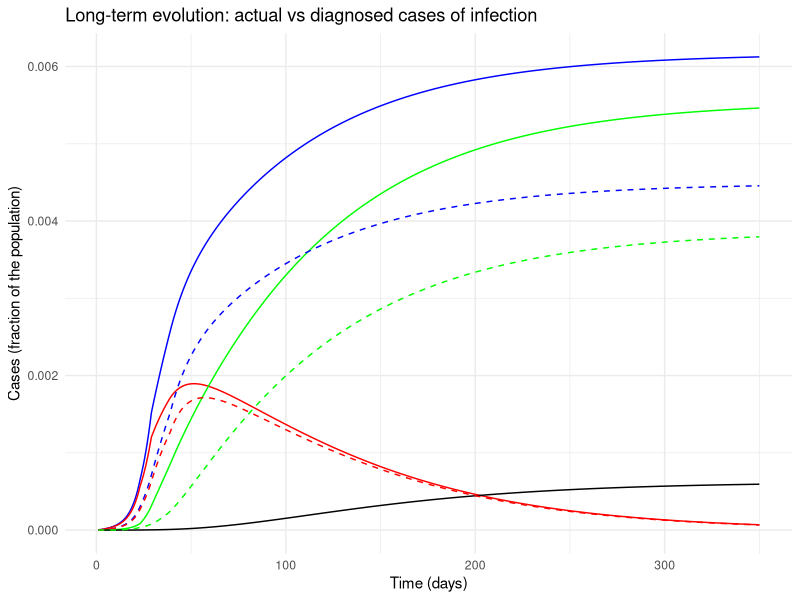

Source code (R):
## ---- chunk 1
#######################################
# DATA
#######################################

# Italian population
population <- 60e6

# Data from 20 February to 5 April (46 days):
# Total Cases
TotalCases <- c(3, 20, 79, 132, 219, 322, 400, 650, 888, 1128, 1694, 2036, 2502, 3089, 3858, 4636, 5883, 7375, 9172, 10149, 12462, 15113, 17660, 21157, 24747, 27980, 31506, 35713, 41035, 47021, 53578, 59138, 63927, 69176, 74386, 80539, 86498, 92472, 97689, 101739, 105792, 110574, 115242, 119827, 124632, 128948) / population # D+R+T+E+diagnosed_H
# Deaths
Deaths <- c(0, 1, 2, 2, 5, 10, 12, 17, 21, 29, 34, 52, 79, 107, 148, 197, 233, 366, 463, 631, 827, 1016, 1266, 1441, 1809, 2158, 2503, 2978, 3405, 4032, 4825, 5476, 6077, 6820, 7503, 8165, 9134, 10023, 10779, 11591, 12428, 13155, 13915, 14681, 15362, 15887) / population # E
# Recovered
Recovered <- c(0, 0, 0, 1, 1, 1, 3, 45, 46, 50, 83, 149, 160, 276, 414, 523, 589, 622, 724, 1004, 1045, 1258, 1439, 1966, 2335, 2749, 2941, 4025, 4440, 5129, 6072, 7024, 7432, 8326, 9362, 10361, 10950, 12384, 13030, 14620, 15729, 16847, 18278, 19758, 20996, 21815) / population # H_diagnosed
# Currently Positive
Positive <- c(3, 19, 77, 129, 213, 311, 385, 588, 821, 1049, 1577, 1835, 2263, 2706, 3296, 3916, 5061, 6387, 7985, 8514, 10590, 12839, 14955, 17750, 20603, 23073, 26062, 28710, 33190, 37860, 42681, 46638, 50418, 54030, 57521, 62013, 66414, 70065, 73880, 75528, 77635, 80572, 83049, 85388, 88274, 91246) / population # D+R+T

# Data from 23 February to 5 April (from day 4 to day 46)
# Currently positive: isolated at home
HomeIsolation <- c(49, 91, 162, 221, 284, 412, 543, 798, 927, 1000, 1065, 1155, 1060, 1843, 2180, 2936, 2599, 3724, 5036, 6201, 7860, 9268, 10197, 11108, 12090, 14935, 19185, 22116, 23783, 26522, 28697, 30920, 33648, 36653, 39533, 42588, 43752, 45420, 48134, 50456, 52579, 55270, 58320) / population # D
# Currently positive: hospitalised
Hospitalised <- c(54, 99, 114, 128, 248, 345, 401, 639, 742, 1034, 1346, 1790, 2394, 2651, 3557, 4316, 5038, 5838, 6650, 7426, 8372, 9663, 11025, 12894, 14363, 15757, 16020, 17708, 19846, 20692, 21937, 23112, 24753, 26029, 26676, 27386, 27795, 28192, 28403, 28540, 28741, 29010, 28949) / population # R
# Currently positive: ICU
ICU <- c(26, 23, 35, 36, 56, 64, 105, 140, 166, 229, 295, 351, 462, 567, 650, 733, 877, 1028, 1153, 1328, 1518, 1672, 1851, 2060, 2257, 2498, 2655, 2857, 3009, 3204, 3396, 3489, 3612, 3732, 3856, 3906, 3981, 4023, 4035, 4053, 4068, 3994, 3977) / population # T
## ---- chunk 2
# Simulation horizon: CAN BE MODIFIED AT ONE'S WILL PROVIDED THAT IT IS AT
# LEAST EQUAL TO THE NUMBER OF DAYS FOR WHICH DATA ARE AVAILABLE
horizon <- 350

# Plot yes/no: SET TO 1 IF PDF FIGURES MUST BE GENERATED, 0 OTHERWISE
plotPDF <- 0

# Time-step for Euler discretisation of the continuous-time system
step <- 0.01

# Transmission rate due to contacts with UNDETECTED asymptomatic infected
alpha <- 0.57
# Transmission rate due to contacts with DETECTED asymptomatic infected
beta <- 0.0114
# Transmission rate due to contacts with UNDETECTED symptomatic infected
gamma <- 0.456
# Transmission rate due to contacts with DETECTED symptomatic infected
delta <- 0.0114

# Detection rate for ASYMPTOMATIC
epsilon <- 0.171
# Detection rate for SYMPTOMATIC
theta <- 0.3705

# Worsening rate: UNDETECTED asymptomatic infected becomes symptomatic
zeta <- 0.1254
# Worsening rate: DETECTED asymptomatic infected becomes symptomatic
eta <- 0.1254

# Worsening rate: UNDETECTED symptomatic infected develop life-threatening
# symptoms
mu <- 0.0171
# Worsening rate: DETECTED symptomatic infected develop life-threatening
# symptoms
nu <- 0.0274

# Mortality rate for infected with life-threatening symptoms
tau <- 0.01

# Recovery rate for undetected asymptomatic infected
lambda <- 0.0342
# Recovery rate for detected asymptomatic infected
rho <- 0.0342
# Recovery rate for undetected symptomatic infected
kappa <- 0.0171
# Recovery rate for detected symptomatic infected
xi <- 0.0171
# Recovery rate for life-threatened symptomatic infected
sigma <- 0.0171

# DEFINITIONS

# Parameters
r1 <- epsilon + zeta + lambda
r2 <- eta + rho
r3 <- theta + mu + kappa
r4 <- nu + xi
r5 <- sigma + tau

# Initial R0
initial_R0 <- alpha / r1 + beta * epsilon / (r1 * r2) + gamma * zeta / (r1 * r3) + delta * eta * epsilon / (r1 * r2 * r4) + delta * zeta * theta / (r1 * r3 * r4)

# Time horizon
t <- seq(1, horizon, by = step)

# Vectors for time evolution of variables
S <- numeric(length(t))
I <- numeric(length(t))
D <- numeric(length(t))
A <- numeric(length(t))
R <- numeric(length(t))
T <- numeric(length(t))
H <- numeric(length(t))
diagnosed_H <- numeric(length(t)) # DIAGNOSED recovered only
E <- numeric(length(t))

# Vectors for time evolution of actual/perceived Case Fatality Rate
M <- numeric(length(t))
P <- numeric(length(t))

# INITIAL CONDITIONS

I[1] <- 200 / population
D[1] <- 20 / population
A[1] <- 1 / population
R[1] <- 2 / population
T[1] <- 0.00
H[1] <- 0.00
E[1] <- 0.00
S[1] <- 1 - I[1] - D[1] - A[1] - R[1] - T[1] - H[1] - E[1]

diagnosed_H[1] <- 0.00 # DIAGNOSED recovered only
actual_infected <- numeric(length(t))
actual_infected[1] <- I[1] + D[1] + A[1] + R[1] + T[1] # Actual currently infected

M[1] <- 0
P[1] <- 0

# Whole state vector
x <- c(S[1], I[1], D[1], A[1], R[1], T[1], H[1], E[1], diagnosed_H[1], actual_infected[1])
## ---- chunk 3
# SIMULATION

# "Control" binary variables to compute the new R0 every time a policy has
# changed the parameters
plotted <- 0
plotted1 <- 0
plotted_bis <- 0
plotted_tris <- 0
plotted_quat <- 0

for (i in 2:length(t)) {
  
  if (i > 4 / step) { # Basic social distancing (awareness, schools closed)
    alpha <- 0.4218
    gamma <- 0.285
    beta <- 0.0057
    delta <- 0.0057
    if (plotted == 0) { # Compute the new R0
      r1 <- epsilon + zeta + lambda
      r2 <- eta + rho
      r3 <- theta + mu + kappa
      r4 <- nu + xi
      r5 <- sigma + tau
      R0_primemisure <- alpha / r1 + beta * epsilon / (r1 * r2) + gamma * zeta / (r1 * r3) + delta * eta * epsilon / (r1 * r2 * r4) + delta * zeta * theta / (r1 * r3 * r4)
      plotted <- 1
    }
  }
  
  if (i > 12 / step) {
    # Screening limited to / focused on symptomatic subjects
    epsilon <- 0.1425
    if (plotted1 == 0) {
      r1 <- epsilon + zeta + lambda
      r2 <- eta + rho
      r3 <- theta + mu + kappa
      r4 <- nu + xi
      r5 <- sigma + tau
      R0_primemisureeps <- alpha / r1 + beta * epsilon / (r1 * r2) + gamma * zeta / (r1 * r3) + delta * eta * epsilon / (r1 * r2 * r4) + delta * zeta * theta / (r1 * r3 * r4)
      plotted1 <- 1
    }
  }
  
  if (i > 22 / step) { # Social distancing: lockdown, mild effect
      
    alpha <- 0.36
    beta <- 0.005
    gamma <- 0.2
    delta <- 0.005
    
    mu <- 0.008
    nu <- 0.015
    
    zeta <- 0.034
    eta <- 0.034
    
    lambda <- 0.08
    rho <- 0.0171
    kappa <- 0.0171
    xi <- 0.0171
    sigma <- 0.0171
    
    if (plotted_bis == 0) { # Compute the new R0
      r1 <- epsilon + zeta + lambda
      r2 <- eta + rho
      r3 <- theta + mu + kappa
      r4 <- nu + xi
      r5 <- sigma + tau
      R0_secondemisure <- (alpha * r2 * r3 * r4 + epsilon * beta * r3 * r4 + gamma * zeta * r2 * r4 + delta * eta * epsilon * r3 + delta * zeta * theta * r2) / (r1 * r2 * r3 * r4)
      plotted_bis <- 1
    }
  }
  
  if (i > 28 / step) { # Social distancing: lockdown, strong effect

    alpha <- 0.21
    gamma <- 0.11

    if (plotted_tris == 0) { # Compute the new R0
      r1 <- epsilon + zeta + lambda
      r2 <- eta + rho
      r3 <- theta + mu + kappa
      r4 <- nu + xi
      r5 <- sigma + tau
      R0_terzemisure <- (alpha * r2 * r3 * r4 + epsilon * beta * r3 * r4 + gamma * zeta * r2 * r4 + delta * eta * epsilon * r3 + delta * zeta * theta * r2) / (r1 * r2 * r3 * r4)
      plotted_tris <- 1
    }
  }

  if (i > 38 / step) { # Broader diagnosis campaign

    epsilon <- 0.2
    rho <- 0.02
    kappa <- 0.02
    xi <- 0.02
    sigma <- 0.01

    zeta <- 0.025
    eta <- 0.025

    if (plotted_quat == 0) { # Compute the new R0
      r1 <- epsilon + zeta + lambda
      r2 <- eta + rho
      r3 <- theta + mu + kappa
      r4 <- nu + xi
      r5 <- sigma + tau
      R0_quartemisure <- (alpha * r2 * r3 * r4 + epsilon * beta * r3 * r4 + gamma * zeta * r2 * r4 + delta * eta * epsilon * r3 + delta * zeta * theta * r2) / (r1 * r2 * r3 * r4)
      plotted_quat <- 1
    }
  }

  # Compute the system evolution

B <- matrix(c(-alpha * x[2] - beta * x[3] - gamma * x[4] - delta * x[5], 0, 0, 0, 0, 0, 0, 0, 0, 0,
                alpha * x[2] + beta * x[3] + gamma * x[4] + delta * x[5], -(epsilon + zeta + lambda), 0, 0, 0, 0, 0, 0, 0, 0,
                0, epsilon, -(eta + rho), 0, 0, 0, 0, 0, 0, 0,
                0, zeta, 0, -(theta + mu + kappa), 0, 0, 0, 0, 0, 0,
                0, 0, eta, theta, -(nu + xi), 0, 0, 0, 0, 0,
                0, 0, 0, mu, nu, -(sigma + tau), 0, 0, 0, 0,
                0, lambda, rho, kappa, xi, sigma, 0, 0, 0, 0,
                0, 0, 0, 0, 0, tau, 0, 0, 0, 0,
                0, 0, rho, 0, xi, sigma, 0, 0, 0, 0,
                alpha * x[2] + beta * x[3] + gamma * x[4] + delta * x[5], 0, 0, 0, 0, 0, 0, 0, 0, 0),
                nrow = 10, ncol = 10, byrow = TRUE)


  x <- x + B %*% x * step

  # Update variables

  S[i] <- x[1]
  I[i] <- x[2]
  D[i] <- x[3]
  A[i] <- x[4]
  R[i] <- x[5]
  T[i] <- x[6]
  H[i] <- x[7]
  E[i] <- x[8]

  diagnosed_H[i] <- x[9]
  actual_infected[i] <- x[10]

  # Update Case Fatality Rate

  M[i] <- E[i] / (S[1] - S[i])
  P[i] <- E[i] / ((epsilon * r3 + (theta + mu) * zeta) * (I[1] + S[1] - I[i] - S[i]) / (r1 * r3) + (theta + mu) * (A[1] - A[i]) / r3)

}

# Final Values

# Variables
Sbar <- S[length(t)]
Ibar <- I[length(t)]
Dbar <- D[length(t)]
Abar <- A[length(t)]
Rbar <- R[length(t)]
Tbar <- T[length(t)]
Hbar <- H[length(t)]
Ebar <- E[length(t)]

# Case fatality rate
Mbar <- M[length(t)]
Pbar <- P[length(t)]

# Case fatality rate from formulas
Mbar1 <- Ebar / (S[1] - Sbar)
Pbar1 <- Ebar / ((epsilon * r3 + (theta + mu) * zeta) * (I[1] + S[1] - Sbar - Ibar) / (r1 * r3) + (theta + mu) * (A[1] - Abar) / r3)

## ---- chunk 4
library(ggplot2)
library(gridExtra)

# Long-term evolution: actual vs diagnosed cases of infection
plot1 <- ggplot(data.frame(t = t, actual_infected = actual_infected, I = I, D = D, A = A, R = R, T = T, H = H, E = E, diagnosed_H = diagnosed_H), aes(t)) +
  geom_line(aes(y = actual_infected, color = "Cumulative Infected")) +
  geom_line(aes(y = I + D + A + R + T, color = "Current Total Infected")) +
  geom_line(aes(y = H, color = "Recovered")) +
  geom_line(aes(y = E, color = "Deaths")) +
  geom_line(aes(y = D + R + T + E + diagnosed_H, linetype = "Diagnosed Cumulative Infected", color = "Diagnosed Cumulative Infected")) +
  geom_line(aes(y = D + R + T, linetype = "Diagnosed Current Total Infected", color = "Diagnosed Current Total Infected")) +
  geom_line(aes(y = diagnosed_H, linetype = "Diagnosed Recovered", color = "Diagnosed Recovered")) +
  labs(x = "Time (days)", y = "Cases (fraction of the population)", title = "Long-term evolution: actual vs diagnosed cases of infection") +
  scale_color_manual(values = c("Cumulative Infected" = "blue", "Current Total Infected" = "red", "Recovered" = "green", "Deaths" = "black", "Diagnosed Cumulative Infected" = "blue", "Diagnosed Current Total Infected" = "red", "Diagnosed Recovered" = "green")) +
  scale_linetype_manual(values = c("Diagnosed Cumulative Infected" = "dashed", "Diagnosed Current Total Infected" = "dashed", "Diagnosed Recovered" = "dashed")) +
  theme_minimal() +
  theme(legend.position = "northwest")
print(plot1)

## ---- chunk 5

